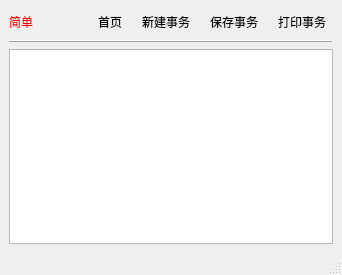
<?xml version="1.0" encoding="UTF-8"?>
<ui version="4.0">
 <class>MainWindow</class>
 <widget class="QMainWindow" name="MainWindow">
  <property name="geometry">
   <rect>
    <x>0</x>
    <y>0</y>
    <width>342</width>
    <height>275</height>
   </rect>
  </property>
  <property name="windowTitle">
   <string>MainWindow</string>
  </property>
  <widget class="QWidget" name="centralwidget">
   <layout class="QVBoxLayout" name="verticalLayout" stretch="1,1,10">
    <property name="sizeConstraint">
     <enum>QLayout::SetMinAndMaxSize</enum>
    </property>
    <item>
     <layout class="QHBoxLayout" name="horizontalLayout">
      <property name="sizeConstraint">
       <enum>QLayout::SetMinimumSize</enum>
      </property>
      <item>
       <widget class="QLabel" name="label">
        <property name="palette">
         <palette>
          <active>
           <colorrole role="WindowText">
            <brush brushstyle="SolidPattern">
             <color alpha="255">
              <red>255</red>
              <green>0</green>
              <blue>0</blue>
             </color>
            </brush>
           </colorrole>
          </active>
          <inactive>
           <colorrole role="WindowText">
            <brush brushstyle="SolidPattern">
             <color alpha="255">
              <red>255</red>
              <green>0</green>
              <blue>0</blue>
             </color>
            </brush>
           </colorrole>
          </inactive>
          <disabled>
           <colorrole role="WindowText">
            <brush brushstyle="SolidPattern">
             <color alpha="255">
              <red>120</red>
              <green>120</green>
              <blue>120</blue>
             </color>
            </brush>
           </colorrole>
          </disabled>
         </palette>
        </property>
        <property name="text">
         <string>简单</string>
        </property>
       </widget>
      </item>
      <item>
       <spacer name="horizontalSpacer">
        <property name="orientation">
         <enum>Qt::Horizontal</enum>
        </property>
        <property name="sizeHint" stdset="0">
         <size>
          <width>40</width>
          <height>20</height>
         </size>
        </property>
       </spacer>
      </item>
      <item>
       <widget class="QToolButton" name="toolButton_home">
        <property name="maximumSize">
         <size>
          <width>16777215</width>
          <height>30</height>
         </size>
        </property>
        <property name="text">
         <string>首页</string>
        </property>
        <property name="autoRaise">
         <bool>true</bool>
        </property>
       </widget>
      </item>
      <item>
       <widget class="QToolButton" name="toolButton_new_trans">
        <property name="sizePolicy">
         <sizepolicy hsizetype="Fixed" vsizetype="Maximum">
          <horstretch>0</horstretch>
          <verstretch>0</verstretch>
         </sizepolicy>
        </property>
        <property name="maximumSize">
         <size>
          <width>16777215</width>
          <height>30</height>
         </size>
        </property>
        <property name="text">
         <string>新建事务</string>
        </property>
        <property name="autoRaise">
         <bool>true</bool>
        </property>
       </widget>
      </item>
      <item>
       <widget class="QToolButton" name="toolButton_save_trans">
        <property name="sizePolicy">
         <sizepolicy hsizetype="Fixed" vsizetype="Maximum">
          <horstretch>0</horstretch>
          <verstretch>0</verstretch>
         </sizepolicy>
        </property>
        <property name="maximumSize">
         <size>
          <width>16777215</width>
          <height>30</height>
         </size>
        </property>
        <property name="text">
         <string>保存事务</string>
        </property>
        <property name="autoRaise">
         <bool>true</bool>
        </property>
       </widget>
      </item>
      <item>
       <widget class="QToolButton" name="toolButton_print">
        <property name="sizePolicy">
         <sizepolicy hsizetype="Fixed" vsizetype="Maximum">
          <horstretch>0</horstretch>
          <verstretch>0</verstretch>
         </sizepolicy>
        </property>
        <property name="maximumSize">
         <size>
          <width>16777215</width>
          <height>30</height>
         </size>
        </property>
        <property name="text">
         <string>打印事务</string>
        </property>
        <property name="autoRaise">
         <bool>true</bool>
        </property>
       </widget>
      </item>
     </layout>
    </item>
    <item>
     <widget class="Line" name="line">
      <property name="frameShadow">
       <enum>QFrame::Raised</enum>
      </property>
      <property name="orientation">
       <enum>Qt::Horizontal</enum>
      </property>
     </widget>
    </item>
    <item>
     <layout class="QHBoxLayout" name="horizontalLayout_content">
      <item>
       <widget class="QWidget" name="summary_widget" native="true">
        <layout class="QHBoxLayout" name="horizontalLayout_2">
         <property name="margin">
          <number>0</number>
         </property>
         <item>
          <widget class="QTableView" name="tableView"/>
         </item>
        </layout>
       </widget>
      </item>
     </layout>
    </item>
   </layout>
  </widget>
  <widget class="QStatusBar" name="statusbar"/>
 </widget>
 <resources/>
 <connections/>
</ui>
